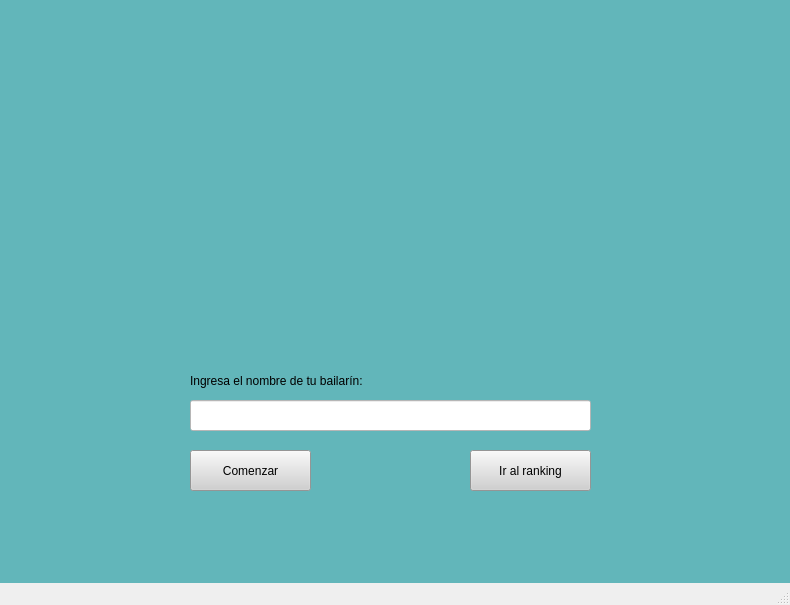
<?xml version="1.0" encoding="UTF-8"?>
<ui version="4.0">
 <class>VentanaInicial</class>
 <widget class="QMainWindow" name="VentanaInicial">
  <property name="geometry">
   <rect>
    <x>0</x>
    <y>0</y>
    <width>790</width>
    <height>605</height>
   </rect>
  </property>
  <property name="windowTitle">
   <string>MainWindow</string>
  </property>
  <widget class="QWidget" name="centralwidget">
   <property name="styleSheet">
    <string notr="true">background-color: rgb(98, 182, 186);</string>
   </property>
   <widget class="QPushButton" name="boton_inicio">
    <property name="geometry">
     <rect>
      <x>190</x>
      <y>450</y>
      <width>121</width>
      <height>41</height>
     </rect>
    </property>
    <property name="styleSheet">
     <string notr="true">background-color: rgb(208, 208, 208);</string>
    </property>
    <property name="text">
     <string>Comenzar</string>
    </property>
   </widget>
   <widget class="QPushButton" name="boton_ranking">
    <property name="geometry">
     <rect>
      <x>470</x>
      <y>450</y>
      <width>121</width>
      <height>41</height>
     </rect>
    </property>
    <property name="styleSheet">
     <string notr="true">background-color: rgb(208, 208, 208);</string>
    </property>
    <property name="text">
     <string>Ir al ranking</string>
    </property>
   </widget>
   <widget class="QLabel" name="label">
    <property name="geometry">
     <rect>
      <x>190</x>
      <y>365</y>
      <width>401</width>
      <height>31</height>
     </rect>
    </property>
    <property name="text">
     <string>Ingresa el nombre de tu bailarín:</string>
    </property>
   </widget>
   <widget class="QLabel" name="label_2">
    <property name="geometry">
     <rect>
      <x>180</x>
      <y>40</y>
      <width>401</width>
      <height>301</height>
     </rect>
    </property>
    <property name="text">
     <string/>
    </property>
    <property name="pixmap">
     <pixmap>../sprites/logo.png</pixmap>
    </property>
    <property name="scaledContents">
     <bool>true</bool>
    </property>
   </widget>
   <widget class="QLineEdit" name="usuario">
    <property name="geometry">
     <rect>
      <x>190</x>
      <y>400</y>
      <width>401</width>
      <height>31</height>
     </rect>
    </property>
    <property name="styleSheet">
     <string notr="true">background-color: rgb(255, 255, 255);</string>
    </property>
   </widget>
  </widget>
  <widget class="QMenuBar" name="menubar">
   <property name="geometry">
    <rect>
     <x>0</x>
     <y>0</y>
     <width>790</width>
     <height>26</height>
    </rect>
   </property>
  </widget>
  <widget class="QStatusBar" name="statusbar"/>
 </widget>
 <resources/>
 <connections/>
</ui>
